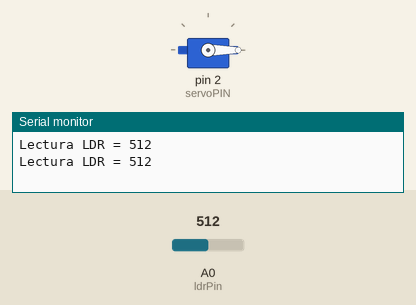
Simulated run of this sketch. Board: Arduino Uno, built with avr-gcc and run on an emulated ATmega328P. Parts: servo, the last lines printed to the serial monitor. The inputs (shaded band) are chosen by the test bench; at power-on: A0 (ldrPin) = 512.

Above: at 1.8 s.
1.9 s: A0 (ldrPin) set to 589
3.4 s: A0 (ldrPin) set to 608
At 5.0 s:
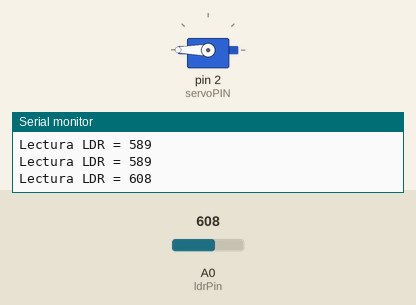
5.5 s: A0 (ldrPin) set to 511
At 6.5 s:
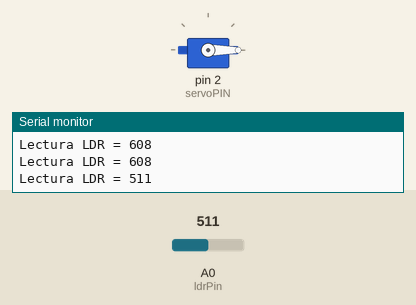
7.5 s: A0 (ldrPin) set to 716
At 9.3 s:
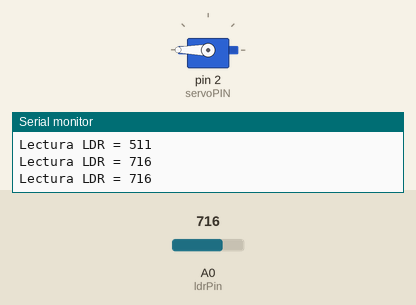
Timing chart, 0 to 10.5 s (numbered marks = the images above; inputs shaded):
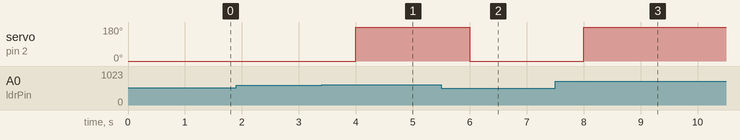

Measured:
- the behaviour switches between 600 and 601 on A0 (ldrPin) (found by bisection; images 0 and 1)
- after the input at 3.4 s, servo on pin 2 (servoPIN): 0° → 180° after 0.60 s
- after the input at 5.5 s, servo on pin 2 (servoPIN): 180° → 0° after 0.50 s
- after the input at 7.5 s, servo on pin 2 (servoPIN): 0° → 180° after 0.50 s

The sketch:

sensorLDR.ino
```cpp
#include <Servo.h>

// Valores del LDR: 0-1023
const int ldrPin = A0;   //Pin del LDR
const int encendido = 600;  //Valor mínimo por el cual movemos el Servo

Servo myservo;
int servoPIN = 2; // d4 en node mcu
int pos = 0;//Posición del myservo
int v;//Lectura del LDR


void setup() {
   myservo.attach(servoPIN);//Servo en pin D4
   Serial.begin(9600);
}

// Test Servo only
//void loop(){
//  Serial.println("IN LOOP");
//  myservo.write(90);
//  delay(500);
//  myservo.write(180);
//  delay(500);
//  myservo.write(0);
//  delay(500);
//}

void loop() {
  v = analogRead(ldrPin);
  Serial.print("Lectura LDR = "); // Regresa el valor de la intencidad de la luz (0-1024)
  Serial.println(v);


   if (v > encendido) {
      myservo.write(180);
      // Serial.print("La luz esta encendida.");
      // Serial.println(); // Imprime una línea en blanco en el monitor serial
      // Serial.print("La cortina esta abajo.");
      // Serial.println(); // Imprime una línea en blanco en el monitor serial


   }
   else{
      myservo.write(-180);
      // Serial.print("La luz esta apagada.");
      // Serial.println(); // Imprime una línea en blanco en el monitor serial
      // Serial.print("La cortina esta arriba.");
      // Serial.println(); // Imprime una línea en blanco en el monitor serial

   }
  //  Serial.println(); // Imprime una línea en blanco en el monitor serial
  //  Serial.println(); // Imprime una línea en blanco en el monitor serial


  delay(1000);
}
```
